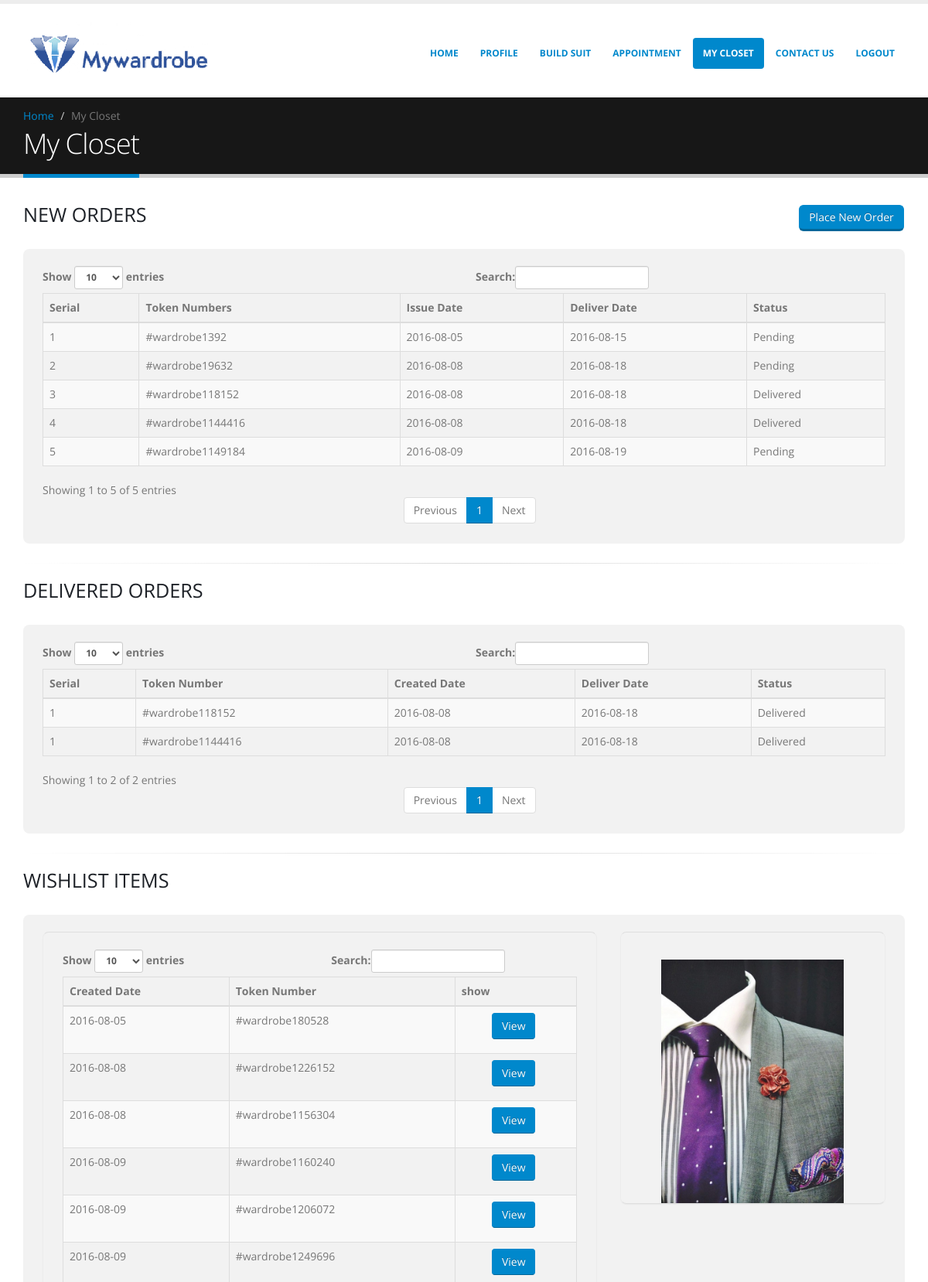
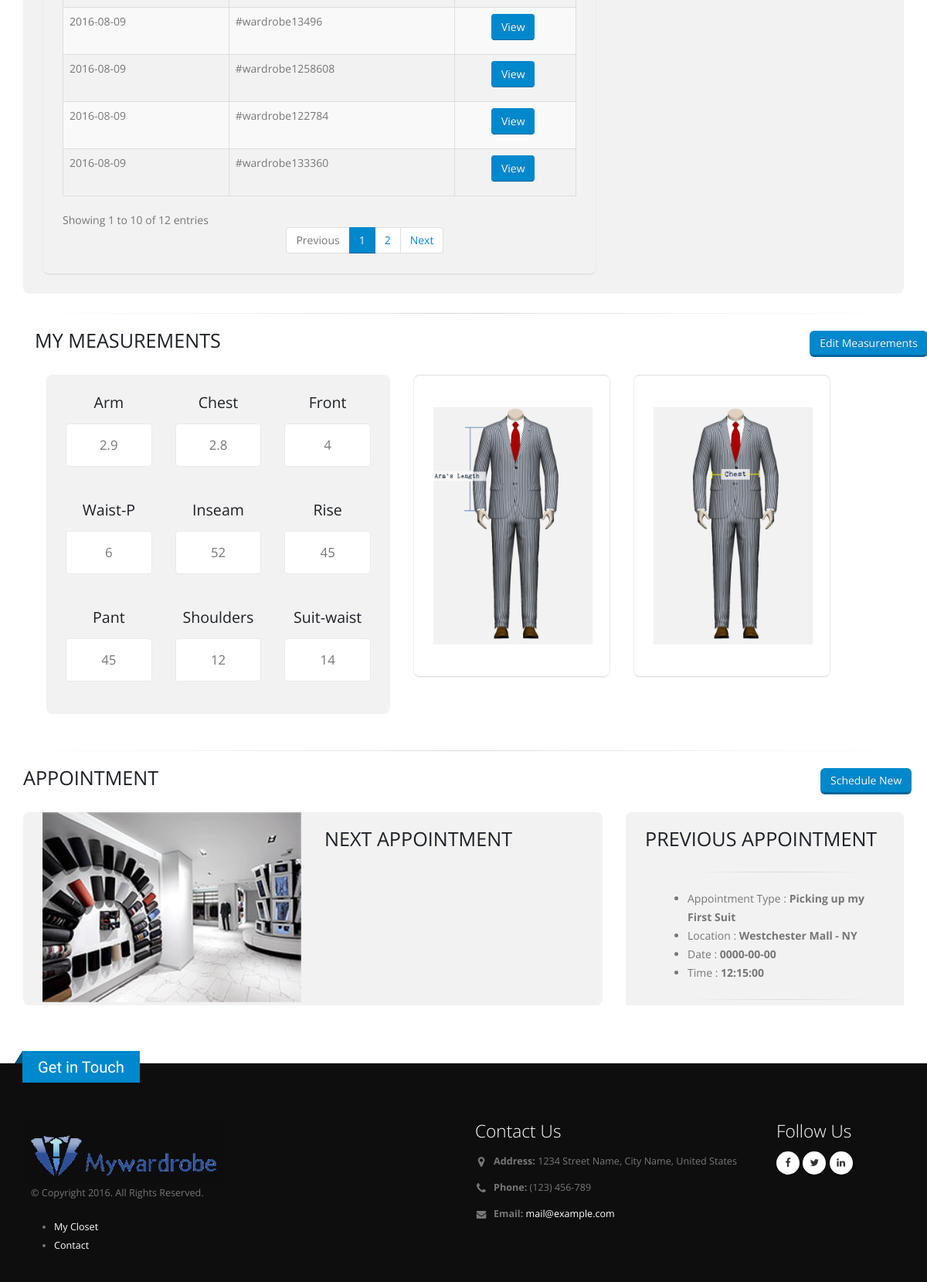
Page /my-closet.php (signed in) on the committed database (2 pictures, top to bottom).
### tables this page shows
CREATE TABLE IF NOT EXISTS `build_suit` (
  `serial` int(20) NOT NULL AUTO_INCREMENT,
  `user_id` int(20) DEFAULT NULL,
  `token_number` varchar(50) NOT NULL,
  `cart_price` int(100) NOT NULL,
  `shipping` int(100) NOT NULL,
  `delivered` enum('Delivered','Pending') NOT NULL,
  `payment` varchar(200) NOT NULL,
  `accountNumber` varchar(100) DEFAULT NULL,
  `user_paid_amount` varchar(100) NOT NULL,
  `currency` varchar(100) NOT NULL,
  `fabric` varchar(20) DEFAULT NULL,
  `type_button` varchar(50) DEFAULT NULL,
  `lapel_type` varchar(20) DEFAULT NULL,
  `lapel_size` varchar(20) DEFAULT NULL,
  `vent` varchar(20) DEFAULT NULL,
  `brest_pockets` varchar(20) DEFAULT NULL,
  `side_pockets` varchar(50) DEFAULT NULL,
  `hacking_pockets` varchar(50) DEFAULT NULL,
  `ticket_pockets` varchar(50) DEFAULT NULL,
  `button_types` varchar(50) DEFAULT NULL,
  `button_styles` varchar(50) DEFAULT NULL,
  `stitching` varchar(50) DEFAULT NULL,
  `pleat` varchar(50) DEFAULT NULL,
  `pant_side_pockets` varchar(50) DEFAULT NULL,
  `pant_back_pockets` varchar(50) DEFAULT NULL,
  `pant_cuff` varchar(50) DEFAULT NULL,
  `leg_break` varchar(50) DEFAULT NULL,
  `waist_closure` varchar(50) DEFAULT NULL,
  `belt_loops` varchar(50) DEFAULT NULL,
  `vest_coat_type` varchar(50) DEFAULT NULL,
  `vest_coat_buttons` varchar(50) DEFAULT NULL,
  `vest_coat_pocket_number` varchar(50) DEFAULT NULL,
  `vest_coat_pocket_type` varchar(50) DEFAULT NULL,
  `vest_coat_back_style` varchar(50) DEFAULT NULL,
  `label` varchar(50) DEFAULT NULL,
  `under_collar_fabric` varchar(50) DEFAULT NULL,
  `lapel_eyelet_color` varchar(50) DEFAULT NULL,
  `cuff_type` varchar(50) DEFAULT NULL,
  `linig_style` varchar(50) DEFAULT NULL,
  `piping_saddle_stitch` varchar(50) DEFAULT NULL,
  `watch_pockets` varchar(50) DEFAULT NULL,
  `suspender_buttons` varchar(50) DEFAULT NULL,
  `created_date` date DEFAULT NULL,
  `deliver_date` date NOT NULL,
  `status` enum('active','inactive') NOT NULL,
  PRIMARY KEY (`serial`)
);

CREATE TABLE IF NOT EXISTS `users` (
  `serial` int(20) NOT NULL AUTO_INCREMENT,
  `username` varchar(50) DEFAULT NULL,
  `email` varchar(50) DEFAULT NULL,
  `contact` varchar(20) DEFAULT NULL,
  `address` varchar(50) DEFAULT NULL,
  `password` varchar(50) DEFAULT NULL,
  `arm` varchar(30) DEFAULT NULL,
  `chest` varchar(30) DEFAULT NULL,
  `overarm` varchar(30) DEFAULT NULL,
  `waist` varchar(30) DEFAULT NULL,
  `pant` varchar(30) DEFAULT NULL,
  `seat` varchar(30) DEFAULT NULL,
  `thigh` varchar(30) DEFAULT NULL,
  `outseam` varchar(30) DEFAULT NULL,
  `suitWaist` int(20) NOT NULL,
  `date` date NOT NULL,
  `role` int(20) DEFAULT NULL,
  `status` enum('active','inactive') DEFAULT NULL,
  PRIMARY KEY (`serial`)
);

CREATE TABLE IF NOT EXISTS `appointments` (
  `serial` int(20) NOT NULL AUTO_INCREMENT,
  `name` varchar(50) DEFAULT NULL,
  `email` varchar(50) DEFAULT NULL,
  `appointment_date` date DEFAULT NULL,
  `appointment_time` time DEFAULT NULL,
  `type` varchar(50) DEFAULT NULL,
  `location` varchar(50) DEFAULT NULL,
  `phone` varchar(50) DEFAULT NULL,
  `comment` varchar(100) DEFAULT NULL,
  `status` enum('active','inactive') DEFAULT NULL,
  `user_id` int(20) DEFAULT NULL,
  PRIMARY KEY (`serial`)
);

### my-closet.php (the view, shortened to what the rows shown need)
<?php
  $uid=$_SESSION["uid"];
$sqlUser = "select * from  build_suit WHERE user_id='".$uid."' AND status='active'";
$result = mysql_query($sqlUser) or die(mysql_error());
$i=1;
$sqlDeliv = "select * from  build_suit WHERE user_id='".$uid."' AND delivered='Delivered'";
$resultDeliv = mysql_query($sqlDeliv) or die(mysql_error());
$ii=1;
$sqlWish = "select * from build_suit WHERE user_id='".$uid."' AND status='inactive'";
$resultWish = mysql_query($sqlWish) or die(mysql_error());
$sql = "select * from  users WHERE serial='".$uid."'";
$res = mysql_query($sql) or die(mysql_error());
$sqlPrev = "select * from  appointments WHERE user_id='".$uid."'  AND Date(`appointment_date`) < DATE(NOW())";
$resPrev = mysql_query($sqlPrev) or die(mysql_error());
?>
<!DOCTYPE html>
<html>
	<head>
		<link rel="stylesheet" href="vendor/bootstrap/css/bootstrap.css">
		<link rel="stylesheet" href="vendor/font-awesome/css/font-awesome.css">
		<link rel="stylesheet" href="vendor/simple-line-icons/css/simple-line-icons.css">
		<link rel="stylesheet" href="vendor/owl.carousel/assets/owl.carousel.min.css">
		<link rel="stylesheet" href="vendor/owl.carousel/assets/owl.theme.default.min.css">
		<link rel="stylesheet" href="vendor/magnific-popup/magnific-popup.css">
		<link rel="stylesheet" href="css/theme.css">
		<link rel="stylesheet" href="css/theme-elements.css">
		<link rel="stylesheet" href="css/theme-blog.css">
		<link rel="stylesheet" href="css/theme-shop.css">
		<link rel="stylesheet" href="css/theme-animate.css">
		<link rel="stylesheet" href="css/skins/default.css">
		<link rel="stylesheet" href="css/custom.css">
	</head>
	<body>
		<div class="body">
			<div role="main" class="main shop">
			<section class="page-header">
					<div class="container">
						<div class="row">
							<div class="col-md-12">
								<h1>My Closet</h1>
							</div>
						</div>
					</div>
				</section>
				<div class="container">
					<section class="call-to-action call-to-action-default mb-xl">
							<div class="row" style="text-align:left;">
								<div class="col-md-12">
									 <div class="box">
										<div class="box-body">
										  <table id="example1" class="table table-bordered table-striped">
											<thead>
											  <tr>
												<th>Serial</th>
												<th>Token Numbers</th>
												<th>Issue Date</th>
												<th>Deliver Date</th>
												<th>Status</th>
											  </tr>
											</thead>
											<tbody>
											  <?php
											  while($row=mysql_fetch_array($result)){?>
												<tr class="odd gradeX">
													<td><?php echo $i; ?></td>
													<td><?php echo $row["token_number"];?></td>
													<td><?php echo $row["created_date"];?></td>
													<td><?php echo $row["deliver_date"];?></td>
													<td><?php echo $row["delivered"];?></td>
												</tr>
											  <?php $i++;
											  }?>
											</tbody>
										  </table>
										</div>
									</div>
								</div>
							</div>
					</section>
					<section class="call-to-action call-to-action-default mb-xl">
							<div class="row" style="text-align:left;">
								<div class="col-md-12">
									 <div class="box">
										<div class="box-body">
										  <table id="example3" class="table table-bordered table-striped">
											<thead>
											  <tr>
												<th>Serial</th>
												<th>Token Number</th>
												<th>Created Date</th>
												<th>Deliver Date</th>
												<th>Status</th>
											  </tr>
											</thead>
											<tbody>
											  <?php
											  while($row=mysql_fetch_array($resultDeliv)){?>
												<tr class="odd gradeX">
													<td><?php echo $ii; ?></td>
													<td><?php echo $row["token_number"];?></td>
													<td><?php echo $row["created_date"];?></td>
													<td><?php echo $row["deliver_date"];?></td>
													<td><?php echo $row["delivered"];?></td>
												</tr>
											  <?php $i++;
											  }?>
											</tbody>
										  </table>
										</div>
									</div>
								</div>
							</div>
					</section>
					<section class="call-to-action call-to-action-default mb-xl">
							<div class="row">
								<div class="col-md-8">
									<section class="call-to-action with-borders button-centered mb-xl">
										<div class="row" style="text-align:left;">
												<div class="col-md-12">
													 <div class="box">
														<div class="box-body">
														  <table id="example2" class="table table-bordered table-striped">
																<thead>
																  <tr>
																	<th>Created Date</th>
																	<th>Token Number</th>
																	<th>show</th>
																  </tr>
																</thead>
																<tbody>
																  <?php while($row=mysql_fetch_array($resultWish)) { ?>
																	<tr class="odd gradeX">
																		<td><?php echo $row["created_date"];?></td>
																		<td><?php echo $row["token_number"];?></td>
																		<td style="text-align:center;">
                                                                        <button class="btn btn-primary mr-xs mb-sm"
                                                                        		onClick="getImgPic('<?php echo $row["fabric"]; ?>');">
                                                                        View
                                                                        </button>
                                                                        </td>
																	</tr>
																  <?php } ?>
																</tbody>
															  </table>
														</div>
													</div>
												</div>
											</div>
									</section>
								</div>
							</div>
					</section>
	<div class="container">
						<div class="col-md-5">
							<section class="call-to-action call-to-action-default mb-xl">
							  <br/>
							  <?php $row=mysql_fetch_array($res); ?>
								<div class="row">
									<div class="col-md-4">
										<div class="alert alert-default" style="background-color:#FFFFFF;">
											<p style="text-align:center;"><?php echo $row["arm"];?></p>
										</div>
									</div>
									<div class="col-md-4">
										<div class="alert alert-default" style="background-color:#FFFFFF;">
											<p style="text-align:center;"><?php echo $row["chest"];?></p>
										</div>
									</div>
									<div class="col-md-4">
										<div class="alert alert-default" style="background-color:#FFFFFF;">
											<p style="text-align:center;"><?php echo $row["overarm"];?></p>
										</div>
									</div>
								</div>
							  <br/>
								<div class="row">
									<div class="col-md-4">
										<div class="alert alert-default" style="background-color:#FFFFFF;">
											<p style="text-align:center;"><?php echo $row["waist"];?></p>
										</div>
									</div>
									<div class="col-md-4">
										<div class="alert alert-default" style="background-color:#FFFFFF;">
											<p style="text-align:center;"><?php echo $row["pant"];?></p>
										</div>
									</div>
									<div class="col-md-4">
										<div class="alert alert-default" style="background-color:#FFFFFF;">
											<p style="text-align:center;"><?php echo $row["seat"];?></p>
										</div>
									</div>
								</div>
							  <br/>
								<div class="row">
									<div class="col-md-4">
										<div class="alert alert-default" style="background-color:#FFFFFF;">
											<p style="text-align:center;"><?php echo $row["thigh"];?></p>
										</div>
									</div>
									<div class="col-md-4">
										<div class="alert alert-default" style="background-color:#FFFFFF;">
											<p style="text-align:center;"><?php echo $row["outseam"];?></p>
										</div>
									</div>
									<div class="col-md-4">
										<div class="alert alert-default" style="background-color:#FFFFFF;">
											<p style="text-align:center;"><?php echo $row["suitWaist"];?></p>
										</div>
									</div>
								</div>
							  <br/>
							</section>
						</div>
					</div>
					<div class="row">
						<div class="col-md-4" style="overflow: scroll; height:250px; overflow-x:hidden;">
							<section class="call-to-action call-to-action-default mb-xl">
									<br/>
										<div class="col-md-12" >
									<?php while($row=mysql_fetch_array($resPrev)){?>
										<ul style="text-align:left;">
										<hr/>
										<li>Appointment Type : <strong> <?php echo $row["type"]; ?></strong></li>
										<li>Location : <strong> <?php echo $row["location"]; ?></strong></li>
										<li>Date : <strong> <?php echo $row["appointment_date"]; ?></strong></li>
										<li>Time : <strong> <?php echo $row["appointment_time"]; ?></strong></li>
										</ul>
									<?php }?>
									</div>
							</section>
						</div>
					</div>
				</div>
			</div>
		</div>
	</body>
</html>

### rows in the picture
build_suit: token_number "#wardrobe1392", created_date "2016-08-05", deliver_date "2016-08-15", delivered "Pending"
build_suit: token_number "#wardrobe19632", created_date "2016-08-08", deliver_date "2016-08-18", delivered "Pending"
build_suit: token_number "#wardrobe118152", created_date "2016-08-08", deliver_date "2016-08-18", delivered "Delivered"
build_suit: token_number "#wardrobe1144416", created_date "2016-08-08", deliver_date "2016-08-18", delivered "Delivered"
build_suit: token_number "#wardrobe1149184", created_date "2016-08-09", deliver_date "2016-08-19", delivered "Pending"
build_suit: created_date "2016-08-05", token_number "#wardrobe180528"
build_suit: created_date "2016-08-08", token_number "#wardrobe1226152"
build_suit: created_date "2016-08-08", token_number "#wardrobe1156304"
build_suit: created_date "2016-08-09", token_number "#wardrobe1160240"
build_suit: created_date "2016-08-09", token_number "#wardrobe1206072"
build_suit: created_date "2016-08-09", token_number "#wardrobe1249696"
build_suit: created_date "2016-08-09", token_number "#wardrobe13496"
build_suit: created_date "2016-08-09", token_number "#wardrobe1258608"
build_suit: created_date "2016-08-09", token_number "#wardrobe122784"
build_suit: created_date "2016-08-09", token_number "#wardrobe133360"
users: arm "2.9", chest "2.8", overarm "4", waist "6", pant "52", seat "45", thigh "45", outseam "12", suitWaist "14"
appointments: type "Picking up my First Suit", location "Westchester Mall - NY", appointment_date "0000-00-00", appointment_time "12:15:00"
